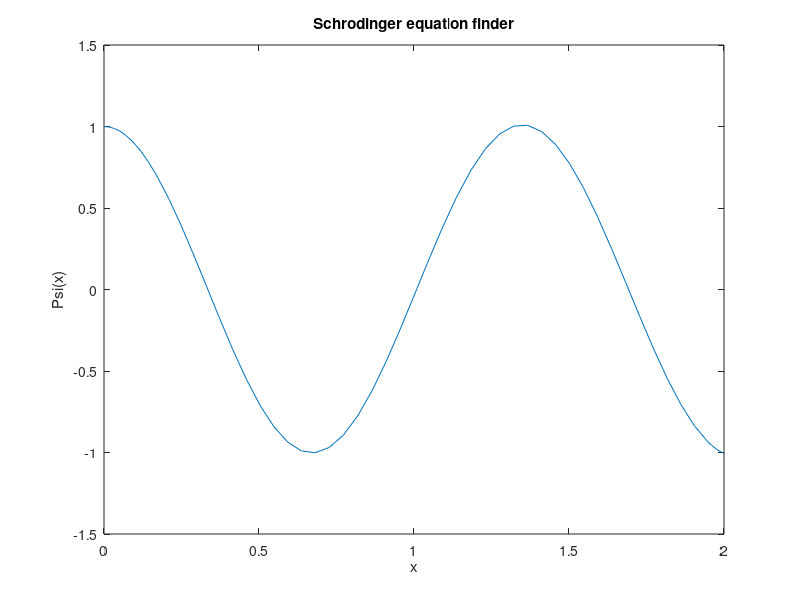

Write the MATLAB code that produced this figure.
% gausspotential.m%% Script to solve the shrodinger equations of motion, % implenting eigen Energy solver is under construction%%    Vx = -A*exp((-x^2)/(w^2));%    Dxpsi = psi_prime;%    Dxpsi_prime = (2*m/(h_bar^2)) *(Vx - E)*psi;%  declare some variables as 'global', because the derivative function %  will need to access them, but there isn't another graceful way%  to pass themglobal w m A h_bar E xfinal psi0 psi_prime0 x0% global parameter definitionw = 2*pi; % angular frequencym = 1; % massA =  10;h_bar = 1;E = 1;x0 = 0;xfinal = 2;% For even statespsi0 = 1;psi_prime0 = 0;% For odd states%psi = 0;%psi_prime = 1;% Solving time independent Shrodinger equfunction ydot = hosc_func(x, y)  global w m A h_bar E  % unpack input vector  psi = y(1);  psi_prime = y(2);  % compute derivatives  Vx = -A*exp((-x^2)/(w^2));  Dxpsi = psi_prime;  Dxpsi_prime = (2*m/(h_bar^2)) *(Vx - E)*psi;  % pack output derivative vector  ydot = [Dxpsi; Dxpsi_prime];  endfunction% for the integrator, you need a function to evaluate the derivative% (i.e., the right-hand side) of the differential equation.function psifinal = rootfunc(E)  global w m A h_bar xfinal psi0 psi_prime0 x0% pack initial conditionsy0 = [psi0; psi_prime0];% now use ode45 (fourth and fifth order Runge Kutta method)% to solve differential equation.[xout, yout] = ode45('hosc_func', [x0, xfinal], y0);% unpack solutionspsi_out = yout(:,1);Dxpsi_prime_out = yout(:,2);%picking out psi at the largest xpsifinal = psi_out(length(psi_out));% plot the resultplot(xout, psi_out);xlabel('x');ylabel('Psi(x)');title('Schrodinger equation finder');endfunctionpsifinal = rootfunc(E);% get final psiprintf("final psi point: psi = %f\n", psifinal);% pre-evaluate function at ends of bracketing interval%fa = rootfunc(x0); fb = rootfunc(xfinal);%printf("final and initial psi value %f, %f\n",fa, fb);% The above plot only uses time points used in the integration; for a %   smoother plot you will have to define a high-resolution time grid%   and interpolate ode45's solution.  Something like:% tarr = (t0:(tfinal/1000):tfinal)';% plot(tarr, interp1 (tout, xout, tarr, "spline"));% To save your plot to a pdf file, do something like:% print("myplot.pdf")